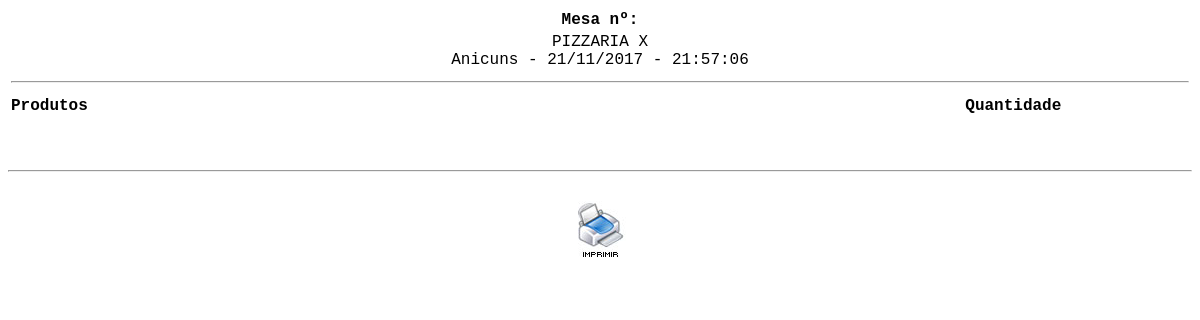
Page /cozinha.php on the earlier database version.
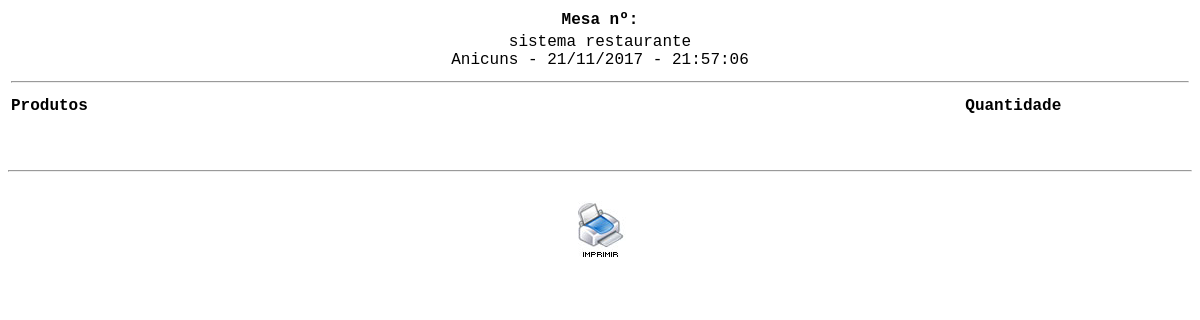
Same page on the later database version.
### tables this page shows
CREATE TABLE `config` (
  `id_conf` int(30) NOT NULL,
  `empresa` varchar(200) NOT NULL,
  `telefone` varchar(30) NOT NULL,
  `pgarcon` int(10) NOT NULL,
  `ativo` int(2) NOT NULL
);

### cozinha.php (the view, shortened to what this page needs)
<?php
$sql = mysql_query("SELECT * FROM config");
$ver = mysql_fetch_array($sql);
?>
<!DOCTYPE html PUBLIC "-//W3C//DTD XHTML 1.0 Transitional//EN" "http://www.w3.org/TR/xhtml1/DTD/xhtml1-transitional.dtd">
<html xmlns="http://www.w3.org/1999/xhtml">
<head>
</head>
<body>
<table width="100%" border="0" class="inputs">
  <tr>
  <?php
 $mesa = $_GET['id_mesa'];
  ?>
  <td align="center"><strong><span class="titulo">Mesa nº: <?php echo $mesa ?></span></strong></td>
  </tr>
  <tr>
    <td align="center"><?php echo $ver['empresa']?> <br/> Anicuns - <?php echo date("d/m/Y - H:i:s"); ?></td>
  </tr>
    <tr>
    <td><hr/></td>
    </tr>
</table>
<table width="100%">
    <tr>
	  <td width="70%"><strong>Produtos</strong></td>
	  <td width="30%" align="center"><strong>Quantidade</strong></td>
  </tr>
	<tr class="fontcomanda">
	  <td colspan="2" align="left" class="btn">&nbsp;</td>
  </tr>
	<tr class="fontcomanda">
	  <td colspan="2" align="center" class="btn"></td>
  </tr>
</table>
 <br/>
<hr />
<br/>
<table width="100%">
	<tr class="fontcomanda">
	  <td width="100%" colspan="3" align="center" class="btn"><a href="?deleta=deleta" onClick="window.print();"><img src="imagens/icon_imprime.jpg" width="60" height="60" border="0" /></a></td>
  </tr>
    </table>
</body>
</html>

Differences in the rows shown:
changed config: empresa "PIZZARIA X" → "sistema restaurante"
